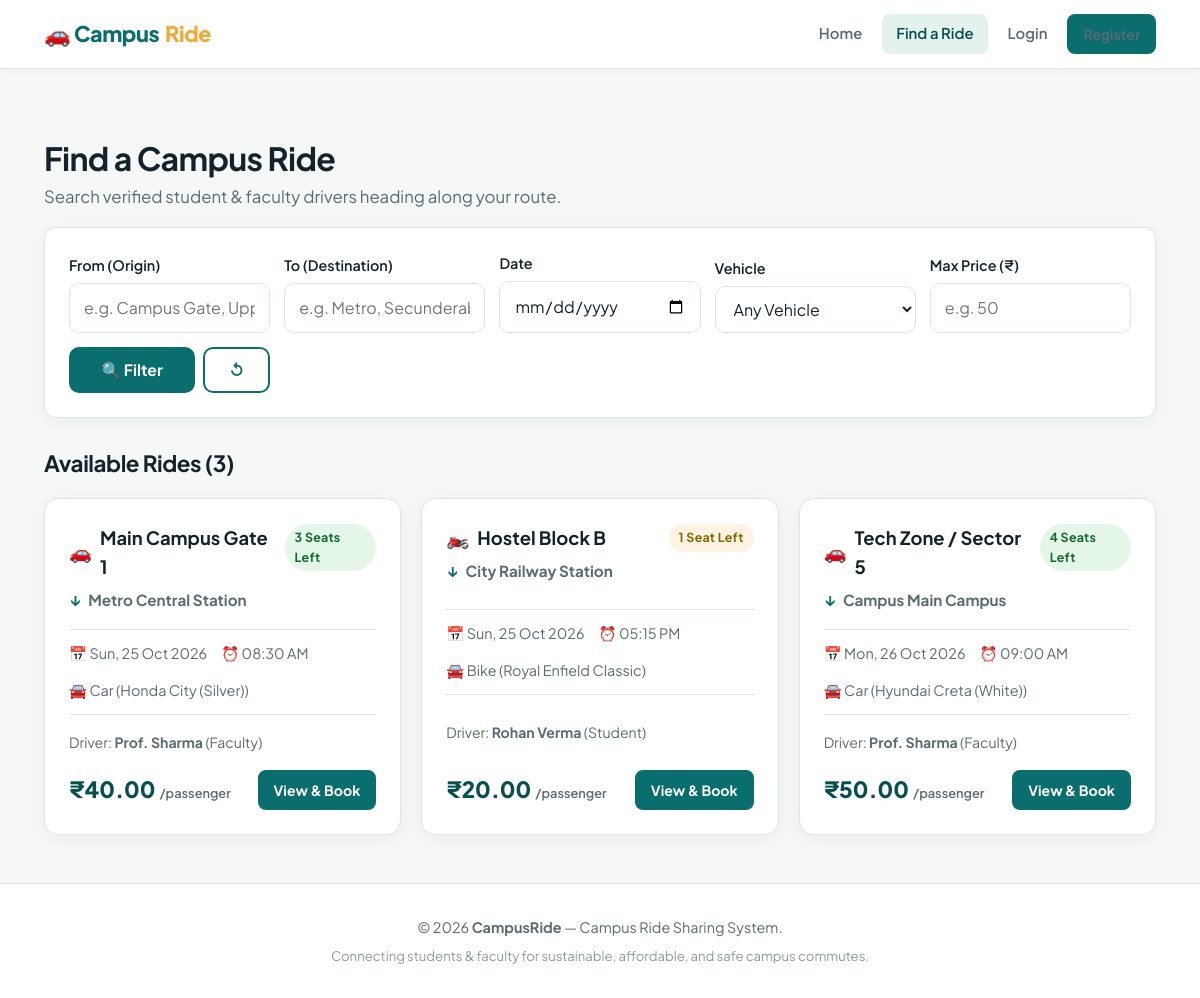
/find-ride.php, run on the app's committed database.
### tables this page shows
CREATE TABLE IF NOT EXISTS `rides` (
  `id` INT AUTO_INCREMENT PRIMARY KEY,
  `driver_id` INT NOT NULL,
  `origin` VARCHAR(150) NOT NULL,
  `destination` VARCHAR(150) NOT NULL,
  `departure_date` DATE NOT NULL,
  `departure_time` TIME NOT NULL,
  `total_seats` INT NOT NULL,
  `available_seats` INT NOT NULL,
  `price_per_seat` DECIMAL(8, 2) NOT NULL DEFAULT 0.00,
  `vehicle_type` ENUM('Bike', 'Scooter', 'Car', 'Auto', 'Cab Share', 'Other') NOT NULL DEFAULT 'Car',
  `vehicle_model` VARCHAR(100) DEFAULT NULL,
  `vehicle_number` VARCHAR(30) DEFAULT NULL,
  `pickup_instructions` TEXT DEFAULT NULL,
  `additional_notes` TEXT DEFAULT NULL,
  `status` ENUM('active', 'completed', 'cancelled') NOT NULL DEFAULT 'active',
  `created_at` TIMESTAMP DEFAULT CURRENT_TIMESTAMP,
  `updated_at` TIMESTAMP DEFAULT CURRENT_TIMESTAMP ON UPDATE CURRENT_TIMESTAMP,
  FOREIGN KEY (`driver_id`) REFERENCES `users`(`id`) ON DELETE CASCADE,
  INDEX `idx_ride_route` (`origin`, `destination`),
  INDEX `idx_ride_datetime` (`departure_date`, `departure_time`),
  INDEX `idx_ride_driver` (`driver_id`),
  INDEX `idx_ride_status` (`status`)
);

CREATE TABLE IF NOT EXISTS `users` (
  `id` INT AUTO_INCREMENT PRIMARY KEY,
  `name` VARCHAR(100) NOT NULL,
  `college_id` VARCHAR(50) NOT NULL UNIQUE,
  `email` VARCHAR(100) NOT NULL UNIQUE,
  `phone` VARCHAR(15) NOT NULL,
  `department` VARCHAR(100) DEFAULT NULL,
  `year_of_study` VARCHAR(20) DEFAULT NULL,
  `user_type` ENUM('Student', 'Faculty') NOT NULL DEFAULT 'Student',
  `password` VARCHAR(255) NOT NULL,
  `is_admin` TINYINT(1) NOT NULL DEFAULT 0,
  `is_active` TINYINT(1) NOT NULL DEFAULT 1,
  `created_at` TIMESTAMP DEFAULT CURRENT_TIMESTAMP,
  `updated_at` TIMESTAMP DEFAULT CURRENT_TIMESTAMP ON UPDATE CURRENT_TIMESTAMP,
  INDEX `idx_user_email` (`email`),
  INDEX `idx_user_college_id` (`college_id`),
  INDEX `idx_user_active` (`is_active`)
);

### includes/auth.php (called while the page is built, shortened)
<?php
function is_logged_in(): bool {
    return !empty($_SESSION['user_id']);
}

### includes/functions.php (called while the page is built, shortened)
<?php
function e(?string $value): string {
    return htmlspecialchars((string)$value, ENT_QUOTES, 'UTF-8');
}
function format_date(?string $date): string {
    $t = strtotime($date);
    return $t ? date('D, d M Y', $t) : $date;
}
function format_time(?string $time): string {
    $t = strtotime($time);
    return $t ? date('h:i A', $t) : $time;
}
function format_currency(float|int|string $amount): string {
    $num = (float)$amount;
    return '₹' . number_format($num, 2);
}
function render_vehicle_icon(string $vehicleType): string {
    $vt = strtolower($vehicleType);
    return match (true) {
        str_contains($vt, 'bike') || str_contains($vt, 'scooter') => '🏍️',
        str_contains($vt, 'auto') => '🛺',
        str_contains($vt, 'cab') || str_contains($vt, 'share') => '🚕',
        default => '🚗',
    };
}

### find-ride.php (the view, shortened to what this page needs)
<?php
require_once __DIR__ . '/includes/auth.php';
require_once __DIR__ . '/includes/functions.php';
$pdo = get_db_connection();
$currentUserId = is_logged_in() ? (int)$_SESSION['user_id'] : 0;
$origin = trim($_GET['origin'] ?? '');
$destination = trim($_GET['destination'] ?? '');
$date = trim($_GET['date'] ?? '');
$minSeats = (int)($_GET['min_seats'] ?? 1);
$maxPrice = trim($_GET['max_price'] ?? '');
$sql = "SELECT r.*, u.name AS driver_name, u.college_id AS driver_college_id, u.user_type AS driver_type, u.department AS driver_dept
        FROM rides r
        JOIN users u ON r.driver_id = u.id
        WHERE r.status = 'active'
          AND r.available_seats >= ?
          AND (r.departure_date > CURDATE() OR (r.departure_date = CURDATE() AND r.departure_time >= CURTIME()))";
$params = [$minSeats];
$sql .= " ORDER BY r.departure_date ASC, r.departure_time ASC LIMIT 60";
$stmt = $pdo->prepare($sql);
$stmt->execute($params);
$rides = $stmt->fetchAll();
require_once __DIR__ . '/includes/header.php';
?>
<main class="container">
  <div class="dash-head">
    <div>
      <h1>Find a Campus Ride</h1>
      <p>Search verified student &amp; faculty drivers heading along your route.</p>
    </div>
  </div>
  <div class="filter-card">
    <form method="GET" action="<?= BASE_URL ?>/find-ride.php">
      <div class="filter-grid">
        <div class="field" style="margin-bottom:0;">
          <label for="origin">From (Origin)</label>
          <input type="text" id="origin" name="origin" placeholder="e.g. Campus Gate, Uppal" value="<?= e($origin) ?>">
        </div>
        <div class="field" style="margin-bottom:0;">
          <label for="destination">To (Destination)</label>
          <input type="text" id="destination" name="destination" placeholder="e.g. Metro, Secunderabad" value="<?= e($destination) ?>">
        </div>
        <div class="field" style="margin-bottom:0;">
          <label for="date">Date</label>
          <input type="date" id="date" name="date" min="<?= date('Y-m-d') ?>" value="<?= e($date) ?>">
        </div>
        <div class="field" style="margin-bottom:0;">
          <label for="vehicle_type">Vehicle</label>
          <select id="vehicle_type" name="vehicle_type">
            <option value="">Any Vehicle</option>
          </select>
        </div>
        <div class="field" style="margin-bottom:0;">
          <label for="max_price">Max Price (₹)</label>
          <input type="number" id="max_price" name="max_price" min="0" placeholder="e.g. 50" value="<?= e($maxPrice) ?>">
        </div>
        <div style="display:flex; gap:8px;">
          <button type="submit" class="btn" style="width:100%; height:46px;">🔍 Filter</button>
          <a href="<?= BASE_URL ?>/find-ride.php" class="btn outline" style="height:46px;" title="Reset Filters">↺</a>
        </div>
      </div>
    </form>
  </div>
  <div style="margin-bottom:16px; display:flex; justify-content:space-between; align-items:center;">
    <h2 class="title" style="margin-bottom:0; font-size:1.4rem;">
      Available Rides (<?= count($rides) ?>)
    </h2>
  </div>
  <?php if (empty($rides)): ?>
    <div class="empty-state">
      <div class="icon">🚗💨</div>
      <h3>No matching rides found</h3>
      <p>
        No upcoming rides match your exact route or criteria. Try broadening your search or offering a ride yourself!
      </p>
      <div style="display:flex; justify-content:center; gap:12px; margin-top:16px;">
        <a href="<?= BASE_URL ?>/find-ride.php" class="btn outline sm">Clear All Filters</a>
        <?php if (is_logged_in()): ?>
          <a href="<?= BASE_URL ?>/post-ride.php" class="btn sm">Offer This Ride Instead</a>
        <?php endif; ?>
      </div>
    </div>
  <?php else: ?>
    <div class="grid">
      <?php foreach ($rides as $r): ?>
        <?php $isOwnRide = ($currentUserId === (int)$r['driver_id']); ?>
        <div class="card ride-card">
          <div class="ride-header">
            <div class="ride-route">
              <div class="ride-place">
                <span><?= render_vehicle_icon($r['vehicle_type']) ?></span>
                <?= e($r['origin']) ?>
              </div>
              <div class="ride-place" style="font-size:0.95rem; color:var(--muted);">
                <span class="ride-arrow">&darr;</span> <?= e($r['destination']) ?>
              </div>
            </div>
            <div>
              <span class="badge <?= $r['available_seats'] > 1 ? 'badge-success' : 'badge-warning' ?>">
                <?= e($r['available_seats']) ?> seat<?= $r['available_seats'] > 1 ? 's' : '' ?> left
              </span>
            </div>
          </div>
          <div class="ride-meta">
            <span>📅 <?= format_date($r['departure_date']) ?></span>
            <span>⏰ <?= format_time($r['departure_time']) ?></span>
            <span>🚘 <?= e($r['vehicle_type']) ?> <?= $r['vehicle_model'] ? '(' . e($r['vehicle_model']) . ')' : '' ?></span>
          </div>
          <div style="font-size:0.88rem; color:var(--muted); display:flex; align-items:center; gap:8px;">
            <span>Driver: <strong><?= e($r['driver_name']) ?></strong> (<?= e($r['driver_type']) ?>)</span>
          </div>
          <div class="ride-footer">
            <div class="ride-price">
              <?= format_currency($r['price_per_seat']) ?>
              <small>/passenger</small>
            </div>
            <div>
              <a href="<?= BASE_URL ?>/ride-details.php?id=<?= $r['id'] ?>" class="btn sm <?= $isOwnRide ? 'outline' : '' ?>">
                <?= $isOwnRide ? 'Manage Ride' : 'View &amp; Book' ?>
              </a>
            </div>
          </div>
        </div>
      <?php endforeach; ?>
    </div>
  <?php endif; ?>
</main>
<?php require_once __DIR__ . '/includes/footer.php'; ?>

### includes/header.php (shortened to what this page needs)
<?php
require_once __DIR__ . '/../includes/auth.php';
require_once __DIR__ . '/../includes/functions.php';
$currentPage = basename($_SERVER['PHP_SELF'] ?? '');
$isLoggedIn = is_logged_in();
$user = $isLoggedIn ? current_user() : null;
$unreadNotifCount = 0;
?>
<!DOCTYPE html>
<html lang="en">
<head>
  <link rel="stylesheet" href="<?= BASE_URL ?>/assets/css/style.css">
</head>
<body>
<nav class="nav">
  <div class="container">
    <a href="<?= BASE_URL ?>/index.php" class="logo">
      🚗 Campus<span>Ride</span>
    </a>
    <ul class="nav-links">
      <?php if ($isLoggedIn): ?>
        <li><a href="<?= BASE_URL ?>/dashboard.php" class="<?= $currentPage === 'dashboard.php' ? 'active' : '' ?>">Dashboard</a></li>
        <li><a href="<?= BASE_URL ?>/find-ride.php" class="<?= $currentPage === 'find-ride.php' ? 'active' : '' ?>">Find Ride</a></li>
        <li><a href="<?= BASE_URL ?>/post-ride.php" class="<?= $currentPage === 'post-ride.php' ? 'active' : '' ?>">Post Ride</a></li>
        <li><a href="<?= BASE_URL ?>/my-rides.php" class="<?= $currentPage === 'my-rides.php' ? 'active' : '' ?>">My Rides</a></li>
        <li><a href="<?= BASE_URL ?>/my-bookings.php" class="<?= $currentPage === 'my-bookings.php' ? 'active' : '' ?>">My Bookings</a></li>
        <li>
          <a href="<?= BASE_URL ?>/notifications.php" class="<?= $currentPage === 'notifications.php' ? 'active' : '' ?>">
            Alerts
            <?php if ($unreadNotifCount > 0): ?>
              <span class="nav-badge alert"><?= $unreadNotifCount ?></span>
            <?php endif; ?>
          </a>
        </li>
        <li><a href="<?= BASE_URL ?>/profile.php" class="<?= $currentPage === 'profile.php' ? 'active' : '' ?>"><?= e(explode(' ', $user['name'] ?? 'User')[0]) ?></a></li>
        <?php if (!empty($user['is_admin'])): ?>
          <li><a href="<?= BASE_URL ?>/admin/index.php" class="<?= str_contains($_SERVER['PHP_SELF'], '/admin/') ? 'active' : '' ?>" style="color:var(--brand);font-weight:700;">⚙️ Admin</a></li>
        <?php endif; ?>
        <li><a href="<?= BASE_URL ?>/logout.php" class="logout confirm-action" data-confirm="Are you sure you want to log out?">Logout</a></li>
      <?php else: ?>
        <li><a href="<?= BASE_URL ?>/index.php" class="<?= $currentPage === 'index.php' ? 'active' : '' ?>">Home</a></li>
        <li><a href="<?= BASE_URL ?>/find-ride.php" class="<?= $currentPage === 'find-ride.php' ? 'active' : '' ?>">Find a Ride</a></li>
        <li><a href="<?= BASE_URL ?>/login.php" class="<?= $currentPage === 'login.php' ? 'active' : '' ?>">Login</a></li>
        <li><a href="<?= BASE_URL ?>/register.php" class="btn sm <?= $currentPage === 'register.php' ? 'active' : '' ?>">Register</a></li>
      <?php endif; ?>
    </ul>
  </div>
</nav>
<div class="container" style="padding-top:16px;">
</div>

### includes/footer.php (shortened to what this page needs)
<footer>
  <div class="container">
    <p>&copy; <?= date('Y') ?> <strong>CampusRide</strong> &mdash; Campus Ride Sharing System.</p>
    <p style="font-size:0.82rem; margin-top:6px; color:#8a9ba3;">
      Connecting students &amp; faculty for sustainable, affordable, and safe campus commutes.
    </p>
  </div>
</footer>
</body>
</html>

### data on the page
rides: vehicle_type "🚗", origin "Main Campus Gate 1", destination "Metro Central Station", available_seats "3", departure_date "Sun, 25 Oct 2026", departure_time "08:30 AM", vehicle_type "Car", vehicle_model "Honda City (Silver)", driver.name "Prof. Sharma", driver.user_type "Faculty", price_per_seat "₹40.00", shows "View & Book"
rides: vehicle_type "🏍️", origin "Hostel Block B", destination "City Railway Station", available_seats "1", departure_date "Sun, 25 Oct 2026", departure_time "05:15 PM", vehicle_type "Bike", vehicle_model "Royal Enfield Classic", driver.name "Rohan Verma", driver.user_type "Student", price_per_seat "₹20.00", shows "View & Book"
rides: vehicle_type "🚗", origin "Tech Zone / Sector 5", destination "Campus Main Campus", available_seats "4", departure_date "Mon, 26 Oct 2026", departure_time "09:00 AM", vehicle_type "Car", vehicle_model "Hyundai Creta (White)", driver.name "Prof. Sharma", driver.user_type "Faculty", price_per_seat "₹50.00", shows "View & Book"

### other printed values
count($rides) "3"
